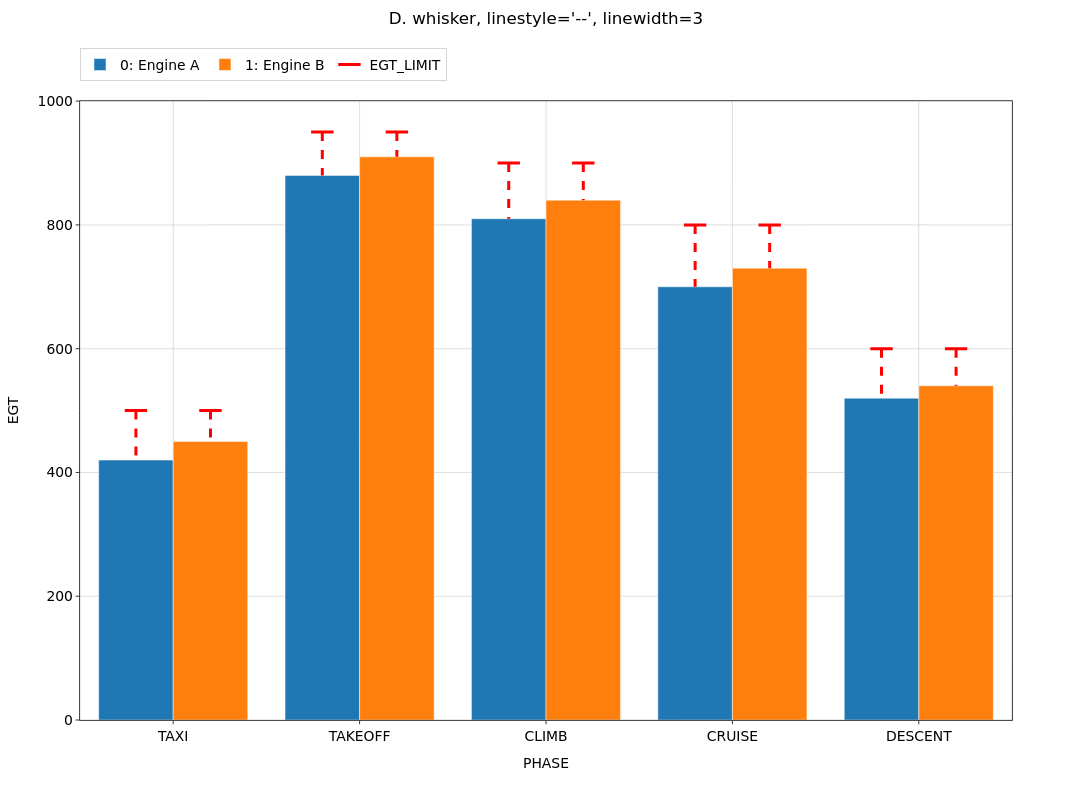

Write notebook code for a chart like this one.
### Markdown cell above
## D. Stem styling — `linestyle` / `linewidth`

The whisker stem takes its dash pattern from `linestyle` and its thickness from
`linewidth`. Solid stems ride on the cap trace's error bars; **dashed** stems are
drawn as a companion line trace (Plotly error bars can only be solid), tied to the
same legend group so legend clicks toggle cap and stem together.
`linestyle='None'` suppresses the stem entirely.

### Code cell
uc_stem = build()
uc_stem.var_format('EGT_LIMIT', style='whisker', color='red', linestyle='--', linewidth=3)
fig = uc_stem.bar(x='PHASE', y='EGT', markers='EGT_LIMIT',
                  suptitle="D. whisker, linestyle='--', linewidth=3")

caps, stems = caps_of(fig, 'EGT_LIMIT'), stems_of(fig, 'EGT_LIMIT')
check(len(stems) == 2, 'dashed stems draw as companion line traces (one per dataset)')
check(all(t.line.dash == 'dash' and t.line.width == 3 for t in stems),
      'stem takes its dash and width from linestyle/linewidth')
check(all(t.error_y.array is None for t in caps), 'no error-bar stem when the stem is dashed')

# linewidth alone thickens the (solid) error-bar stem
nb2 = build()
nb2.var_format('EGT_LIMIT', style='whisker', linewidth=5)
f2 = nb2.bar(x='PHASE', y='EGT', markers='EGT_LIMIT')
check(all(t.error_y.thickness == 5 for t in caps_of(f2, 'EGT_LIMIT')),
      'solid stems honor linewidth via error-bar thickness')

# linestyle='None' hides the stem entirely (bare cap)
nb3 = build()
nb3.var_format('EGT_LIMIT', style='whisker', linestyle='None')
f3 = nb3.bar(x='PHASE', y='EGT', markers='EGT_LIMIT')
check(all(t.error_y.array is None for t in caps_of(f3, 'EGT_LIMIT'))
      and not stems_of(f3, 'EGT_LIMIT'),
      "linestyle='None' hides the stem entirely")
fig.show()

### Figure 1 — Plotly figure (JSON) as saved in the notebook; plotly's stock layout.template omitted (floating-point values rounded to 4 significant figures)
{"data": [{"alignmentgroup": "bars", "customdata": [1, 1, 1, 1, 1], "hovertemplate": "<b>Engine A</b><br>PHASE: %{x}<br>mean EGT: %{y:.4g} (n=%{customdata})<extra></extra>", "legendgroup": "group_0", "legendrank": 1000, "marker": {"color": "#1f77b4"}, "name": "0: Engine A", "offsetgroup": "set_0", "opacity": 1, "showlegend": true, "type": "bar", "x": ["TAXI", "TAKEOFF", "CLIMB", "CRUISE", "DESCENT"], "xaxis": "x", "y": [420.0, 880.0, 810.0, 700.0, 520.0], "yaxis": "y"}, {"alignmentgroup": "bars", "customdata": [1, 1, 1, 1, 1], "hovertemplate": "<b>Engine A</b><br>PHASE: %{x}<br>mean EGT_LIMIT: %{y:.4g} (n=%{customdata})<extra></extra>", "legendgroup": "marker_EGT_LIMIT", "legendrank": 2000, "marker": {"color": "red", "line": {"color": "red", "width": 3}, "opacity": 1, "size": 16, "symbol": "line-ew"}, "mode": "markers", "name": "EGT_LIMIT", "offsetgroup": "set_0", "showlegend": true, "type": "scatter", "x": ["TAXI", "TAKEOFF", "CLIMB", "CRUISE", "DESCENT"], "xaxis": "x", "y": [500.0, 950.0, 900.0, 800.0, 600.0], "yaxis": "y"}, {"alignmentgroup": "bars", "hoverinfo": "skip", "legendgroup": "marker_EGT_LIMIT", "legendrank": 2000, "line": {"color": "red", "dash": "dash", "width": 3}, "mode": "lines", "name": "EGT_LIMIT (stem)", "offsetgroup": "set_0", "opacity": 1, "showlegend": false, "type": "scatter", "x": ["TAXI", "TAXI", null, "TAKEOFF", "TAKEOFF", null, "CLIMB", "CLIMB", null, "CRUISE", "CRUISE", null, "DESCENT", "DESCENT", null], "xaxis": "x", "y": [500, 420, null, 950, 880, null, 900, 810, null, 800, 700, null, 600, 520, null], "yaxis": "y"}, {"alignmentgroup": "bars", "customdata": [1, 1, 1, 1, 1], "hovertemplate": "<b>Engine B</b><br>PHASE: %{x}<br>mean EGT: %{y:.4g} (n=%{customdata})<extra></extra>", "legendgroup": "group_1", "legendrank": 1001, "marker": {"color": "#ff7f0e"}, "name": "1: Engine B", "offsetgroup": "set_1", "opacity": 1, "showlegend": true, "type": "bar", "x": ["TAXI", "TAKEOFF", "CLIMB", "CRUISE", "DESCENT"], "xaxis": "x", "y": [450.0, 910.0, 840.0, 730.0, 540.0], "yaxis": "y"}, {"alignmentgroup": "bars", "customdata": [1, 1, 1, 1, 1], "hovertemplate": "<b>Engine B</b><br>PHASE: %{x}<br>mean EGT_LIMIT: %{y:.4g} (n=%{customdata})<extra></extra>", "legendgroup": "marker_EGT_LIMIT", "legendrank": 2000, "marker": {"color": "red", "line": {"color": "red", "width": 3}, "opacity": 1, "size": 16, "symbol": "line-ew"}, "mode": "markers", "name": "EGT_LIMIT", "offsetgroup": "set_1", "showlegend": false, "type": "scatter", "x": ["TAXI", "TAKEOFF", "CLIMB", "CRUISE", "DESCENT"], "xaxis": "x", "y": [500.0, 950.0, 900.0, 800.0, 600.0], "yaxis": "y"}, {"alignmentgroup": "bars", "hoverinfo": "skip", "legendgroup": "marker_EGT_LIMIT", "legendrank": 2000, "line": {"color": "red", "dash": "dash", "width": 3}, "mode": "lines", "name": "EGT_LIMIT (stem)", "offsetgroup": "set_1", "opacity": 1, "showlegend": false, "type": "scatter", "x": ["TAXI", "TAXI", null, "TAKEOFF", "TAKEOFF", null, "CLIMB", "CLIMB", null, "CRUISE", "CRUISE", null, "DESCENT", "DESCENT", null], "xaxis": "x", "y": [500, 450, null, 950, 910, null, 900, 840, null, 800, 730, null, 600, 540, null], "yaxis": "y"}], "layout": {"barmode": "group", "height": 800, "hoverlabel": {"font": {"size": 13.9}}, "legend": {"font": {"size": 13.9}, "orientation": "h", "x": 0, "xanchor": "left", "y": 0.9397, "yanchor": "top", "yref": "container"}, "margin": {"t": 86.22}, "meta": {"uc_legend_rows": 1}, "scattermode": "group", "showlegend": true, "title": {"font": {"size": 16.7}, "text": "D. whisker, linestyle='--', linewidth=3", "x": 0.5, "xanchor": "center", "y": 0.985, "yanchor": "top", "yref": "container"}, "width": 1200, "xaxis": {"anchor": "y", "domain": [0, 1], "tickfont": {"size": 13.9}, "title": {"font": {"size": 13.9}, "text": "PHASE"}, "type": "category"}, "yaxis": {"anchor": "x", "domain": [0, 1], "tickfont": {"size": 13.9}, "title": {"font": {"size": 13.9}, "text": "EGT"}}}}
